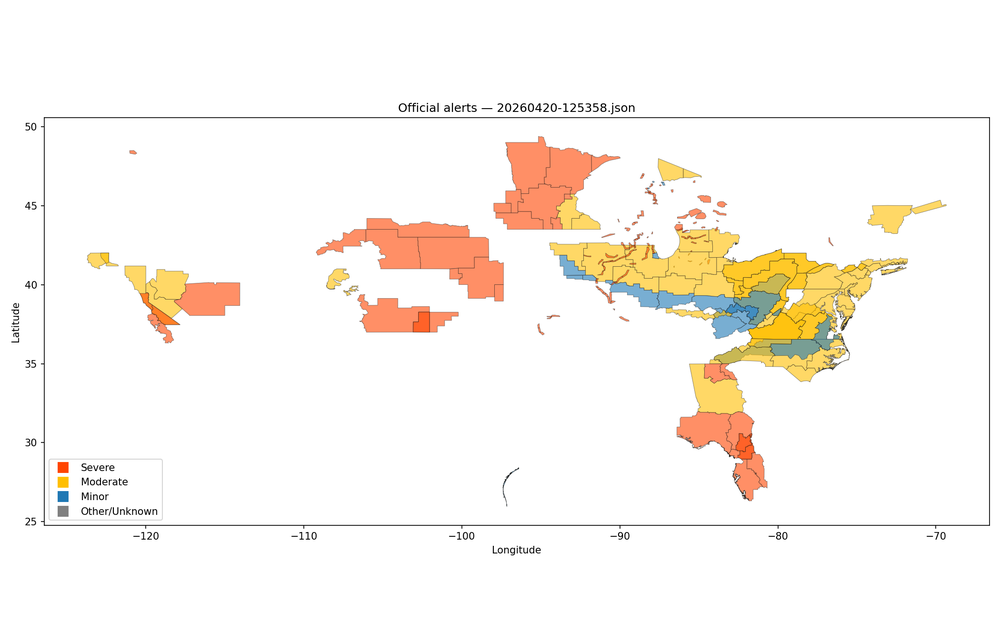
#> input picture alerts_latest.png, 1000 x 643 px, shrunk from 2100 x 1350 before the run
$ python -i preprocess.py   (imports and definitions only)
#> lines starting #> are read from the running program, lines starting #| are printed output that depends on the picture; after the words box and inside, x2 and y2 are one past the last pixel; in counts of white or black regions, pixels touching at a corner belong together
from typing import Dict

import numpy as np
from scipy import ndimage

from . import config as cfg


def _clean_input(values: np.ndarray) -> np.ndarray:
    arr = np.asarray(values, dtype=np.float32)
    if not arr.flags.writeable:
        arr = arr.copy()
    arr[~np.isfinite(arr)] = np.float32(0.0)
    arr[arr < np.float32(cfg.NOISE_FLOOR)] = np.float32(0.0)
    return arr


def _post_smoothing_cleanup(smoothed: np.ndarray) -> np.ndarray:
    smoothed[smoothed < np.float32(cfg.NOISE_FLOOR)] = np.float32(0.0)
    if not cfg.ENABLE_MORPH_CLEANUP:
        return smoothed

    structure = np.ones((cfg.MORPH_STRUCTURE_SIZE, cfg.MORPH_STRUCTURE_SIZE), dtype=bool)
    binary = smoothed >= cfg.DETECTION_THRESHOLD
    binary = ndimage.binary_opening(binary, structure=structure)
    binary = ndimage.binary_closing(binary, structure=structure)
    smoothed[~binary] = np.float32(0.0)
    return smoothed


def _active_tiles(active_rows: np.ndarray, active_cols: np.ndarray, tile_size: int) -> list[tuple[int, int]]:
    if active_rows.size == 0:
        return []

    tile_rows = active_rows // tile_size
    tile_cols = active_cols // tile_size
    packed = tile_rows.astype(np.int64) << 32 | tile_cols.astype(np.int64)
    unique = np.unique(packed)
    return [(int(item >> 32), int(item & 0xFFFFFFFF)) for item in unique.tolist()]


def _preprocess_tiled(arr: np.ndarray) -> np.ndarray:
    active_rows, active_cols = np.where(arr >= np.float32(cfg.NOISE_FLOOR))
    if active_rows.size == 0:
        return np.zeros_like(arr, dtype=np.float32)

    tile_size = max(int(cfg.PREPROCESS_TILE_SIZE), 1)
    halo = max(int(cfg.PREPROCESS_HALO_CELLS), 0)
    result = np.zeros_like(arr, dtype=np.float32)
    tile_coords = _active_tiles(active_rows, active_cols, tile_size)

    for tile_row, tile_col in tile_coords:
        row_start = tile_row * tile_size
        col_start = tile_col * tile_size
        row_end = min(row_start + tile_size, arr.shape[0])
        col_end = min(col_start + tile_size, arr.shape[1])

        halo_row_start = max(row_start - halo, 0)
        halo_col_start = max(col_start - halo, 0)
        halo_row_end = min(row_end + halo, arr.shape[0])
        halo_col_end = min(col_end + halo, arr.shape[1])

        window = np.array(arr[halo_row_start:halo_row_end, halo_col_start:halo_col_end], copy=True)
        smoothed = np.empty_like(window, dtype=np.float32)
        ndimage.gaussian_filter(window, sigma=cfg.SMOOTHING_SIGMA, output=smoothed)
        smoothed = _post_smoothing_cleanup(smoothed)

        inner_row_start = row_start - halo_row_start
        inner_col_start = col_start - halo_col_start
        inner_row_end = inner_row_start + (row_end - row_start)
        inner_col_end = inner_col_start + (col_end - col_start)
        result[row_start:row_end, col_start:col_end] = smoothed[inner_row_start:inner_row_end, inner_col_start:inner_col_end]

    return result


def preprocess_azshear_grid(values: np.ndarray) -> np.ndarray:
    arr = _clean_input(values)
    if not cfg.ENABLE_TILED_PREPROCESS:
        smoothed = np.empty_like(arr, dtype=np.float32)
        ndimage.gaussian_filter(arr, sigma=cfg.SMOOTHING_SIGMA, output=smoothed)
        return _post_smoothing_cleanup(smoothed)

    return _preprocess_tiled(arr)


def preprocess_inputs(grids: Dict[str, np.ndarray]) -> Dict[str, np.ndarray]:
    return {
        "low": preprocess_azshear_grid(grids["low"]),
        "mid": preprocess_azshear_grid(grids["mid"]),
        "reflectivity": np.asarray(grids["reflectivity"], dtype=np.float32),
    }

>>> import cv2
>>> picture = cv2.imread('../../../../../alerts_latest.png', cv2.IMREAD_GRAYSCALE)
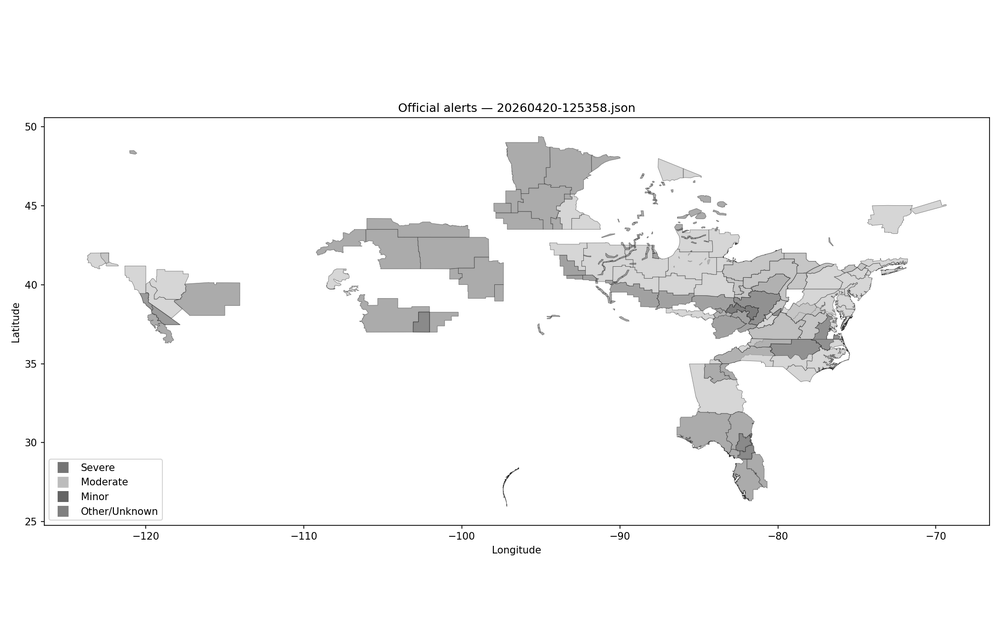
#> picture: shape (643, 1000); min 0, max 255, mean 246.8
>>> result = _preprocess_tiled(picture)
#> in _active_tiles, `unique = np.unique(packed)`: unique = [0, 1, 2, 3, 4294967296, 4294967297, 4294967298, 4294967299, 8589934592, 8589934593, 8589934594, 8589934595]
#> in _preprocess_tiled, `tile_coords = _active_tiles(active_rows, active_cols, tile_size)`: tile_coords = [(0, 0), (0, 1), (0, 2), (0, 3), (1, 0), (1, 1), (1, 2), (1, 3), (2, 0), (2, 1), (2, 2), (2, 3)]
#> the loop in _preprocess_tiled, `for tile_row, tile_col in tile_coords:` made 12 passes
#> (tile_row, tile_col, row_start, col_start, row_end, col_end, halo_row_start, halo_col_start) on passes 1 to 12: (0, 0, 0, 0, 256, 256, 0, 0), (0, 1, 0, 256, 256, 512, 0, 250), (0, 2, 0, 512, 256, 768, 0, 506), (0, 3, 0, 768, 256, 1000, 0, 762), (1, 0, 256, 0, 512, 256, 250, 0), (1, 1, 256, 256, 512, 512, 250, 250), (1, 2, 256, 512, 512, 768, 250, 506), (1, 3, 256, 768, 512, 1000, 250, 762), (2, 0, 512, 0, 643, 256, 506, 0), (2, 1, 512, 256, 643, 512, 506, 250), (2, 2, 512, 512, 643, 768, 506, 506), (2, 3, 512, 768, 643, 1000, 506, 762)
#> pass 1, in _preprocess_tiled, `window = np.array(arr[halo_row_start:halo_row_end, halo_col_start:halo..`:
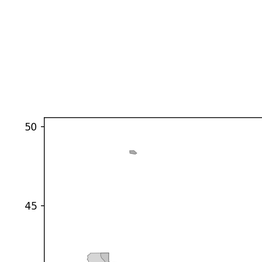
#> window: shape (262, 262); min 10, max 255, mean 253.4
#> pass 1, in _post_smoothing_cleanup, `binary = ndimage.binary_closing(binary, structure=structure)`:
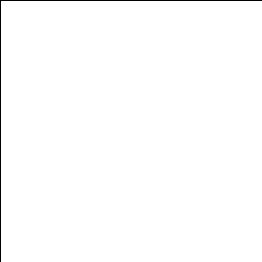
#> binary: shape (262, 262) bool; 99.2% white; black in thin lines or dots
#> pass 1, in _preprocess_tiled, `smoothed = _post_smoothing_cleanup(smoothed)`:
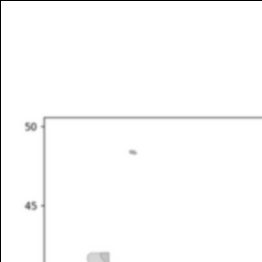
#> smoothed: shape (262, 262) float32; min 0, max 255, mean 251.4
#> after the loop in _preprocess_tiled, `for tile_row, tile_col in tile_coords:`:
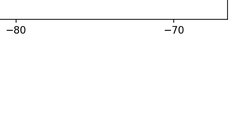
#> window: shape (137, 238); min 22, max 255, mean 252.7

$ run again, on alerts_comparison.png
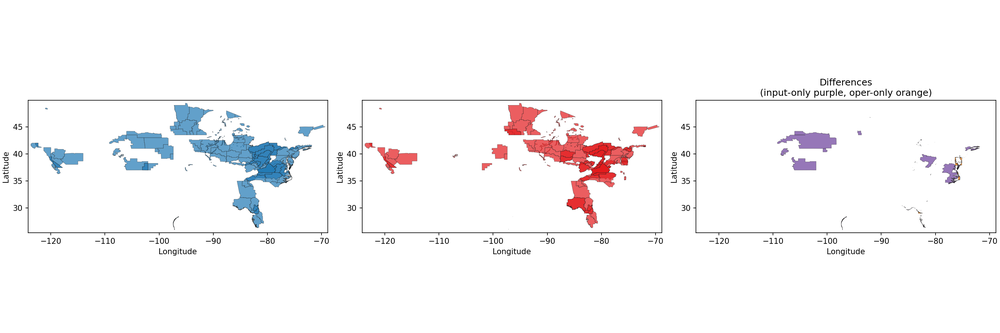
#> input picture alerts_comparison.png, 1000 x 333 px, shrunk from 2700 x 900 before the run
#> unique = [0, 1, 2, 3, 4294967296, 4294967297, 4294967298, 4294967299]
#> tile_coords = [(0, 0), (0, 1), (0, 2), (0, 3), (1, 0), (1, 1), (1, 2), (1, 3)]
#> the loop in _preprocess_tiled, `for tile_row, tile_col in tile_coords:` made 8 passes
#> (tile_row, tile_col, row_start, col_start, row_end, col_end, halo_row_start, halo_col_start) on passes 1 to 8: (0, 0, 0, 0, 256, 256, 0, 0), (0, 1, 0, 256, 256, 512, 0, 250), (0, 2, 0, 512, 256, 768, 0, 506), (0, 3, 0, 768, 256, 1000, 0, 762), (1, 0, 256, 0, 333, 256, 250, 0), (1, 1, 256, 256, 333, 512, 250, 250), (1, 2, 256, 512, 333, 768, 250, 506), (1, 3, 256, 768, 333, 1000, 250, 762)
#> pass 1, in _preprocess_tiled, `smoothed = _post_smoothing_cleanup(smoothed)`:
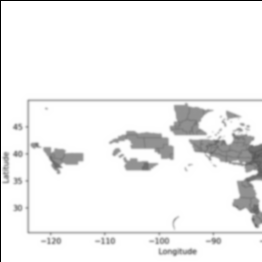
#> smoothed: shape (262, 262) float32; min 0, max 255, mean 241.2
#> after the loop in _preprocess_tiled, `for tile_row, tile_col in tile_coords:`:
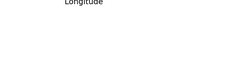
#> window: shape (83, 238); min 53, max 255, mean 254.2

$ run again, on colormaps_gallery.png
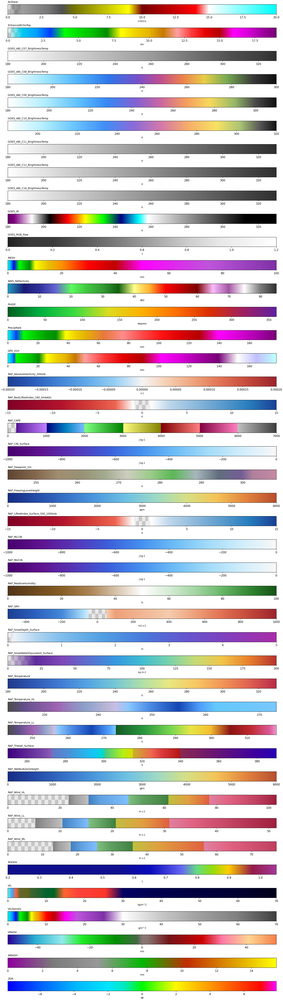
#> input picture colormaps_gallery.png, 283 x 1000 px, shrunk from 2100 x 7417 before the run
#> unique = [0, 1, 4294967296, 4294967297, 8589934592, 8589934593, 12884901888, 12884901889]
#> tile_coords = [(0, 0), (0, 1), (1, 0), (1, 1), (2, 0), (2, 1), (3, 0), (3, 1)]
#> the loop in _preprocess_tiled, `for tile_row, tile_col in tile_coords:` made 8 passes
#> (tile_row, tile_col, row_start, col_start, row_end, col_end, halo_row_start, halo_col_start) on passes 1 to 8: (0, 0, 0, 0, 256, 256, 0, 0), (0, 1, 0, 256, 256, 283, 0, 250), (1, 0, 256, 0, 512, 256, 250, 0), (1, 1, 256, 256, 512, 283, 250, 250), (2, 0, 512, 0, 768, 256, 506, 0), (2, 1, 512, 256, 768, 283, 506, 250), (3, 0, 768, 0, 1000, 256, 762, 0), (3, 1, 768, 256, 1000, 283, 762, 250)
#> pass 1, in _preprocess_tiled, `smoothed = _post_smoothing_cleanup(smoothed)`:
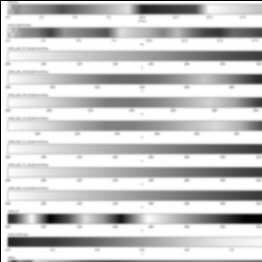
#> smoothed: shape (262, 262) float32; min 0, max 255, mean 204.3
#> after the loop in _preprocess_tiled, `for tile_row, tile_col in tile_coords:`:
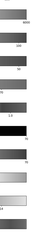
#> window: shape (238, 33); min 0, max 255, mean 201.9

$ run again, on goes_c02_alignment_check.png
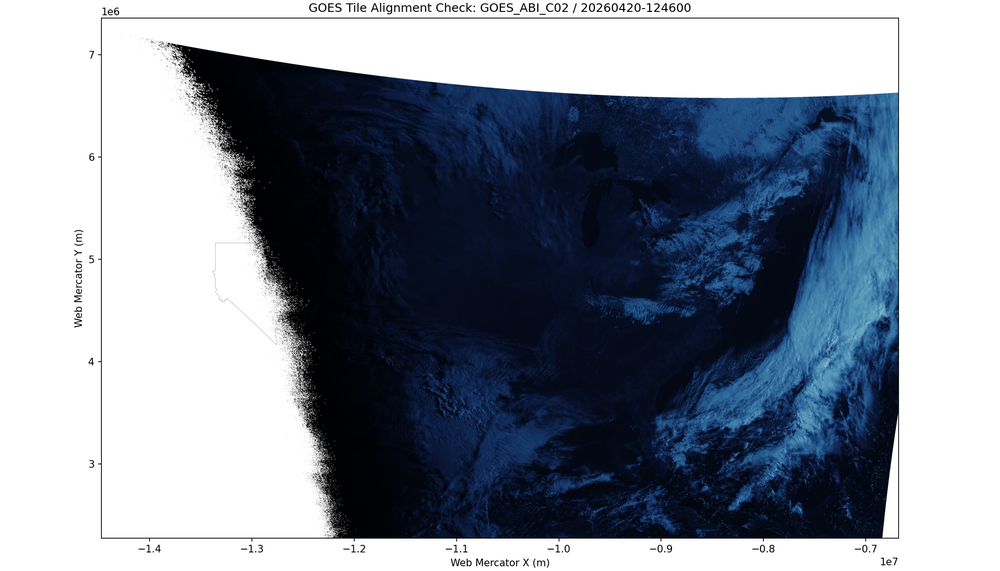
#> input picture goes_c02_alignment_check.png, 1000 x 571 px, shrunk from 2100 x 1200 before the run
#> unique = [0, 1, 2, 3, 4294967296, 4294967297, 4294967298, 4294967299, 8589934592, 8589934593, 8589934594, 8589934595]
#> tile_coords = [(0, 0), (0, 1), (0, 2), (0, 3), (1, 0), (1, 1), (1, 2), (1, 3), (2, 0), (2, 1), (2, 2), (2, 3)]
#> the loop in _preprocess_tiled, `for tile_row, tile_col in tile_coords:` made 12 passes
#> (tile_row, tile_col, row_start, col_start, row_end, col_end, halo_row_start, halo_col_start) on passes 1 to 8: (0, 0, 0, 0, 256, 256, 0, 0), (0, 1, 0, 256, 256, 512, 0, 250), (0, 2, 0, 512, 256, 768, 0, 506), (0, 3, 0, 768, 256, 1000, 0, 762), (1, 0, 256, 0, 512, 256, 250, 0), (1, 1, 256, 256, 512, 512, 250, 250), (1, 2, 256, 512, 512, 768, 250, 506), (1, 3, 256, 768, 512, 1000, 250, 762)
#> pass 1, in _post_smoothing_cleanup, `binary = smoothed >= cfg.DETECTION_THRESHOLD`:
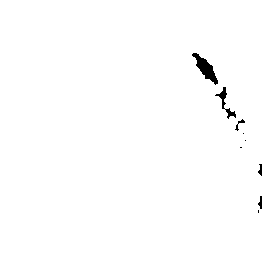
#> binary: shape (262, 262) bool; 99.2% white; 9 black regions (4 under 20 px), largest, box (x1, y1, x2, y2) and area: (192, 53, 218, 85) 316, (215, 87, 236, 119) 148, (235, 119, 245, 131) 33, (258, 196, 262, 209) 32, (258, 164, 262, 176) 30
#> after the loop in _preprocess_tiled, `for tile_row, tile_col in tile_coords:`:
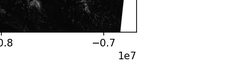
#> window: shape (65, 238); min 0, max 255, mean 189.9
